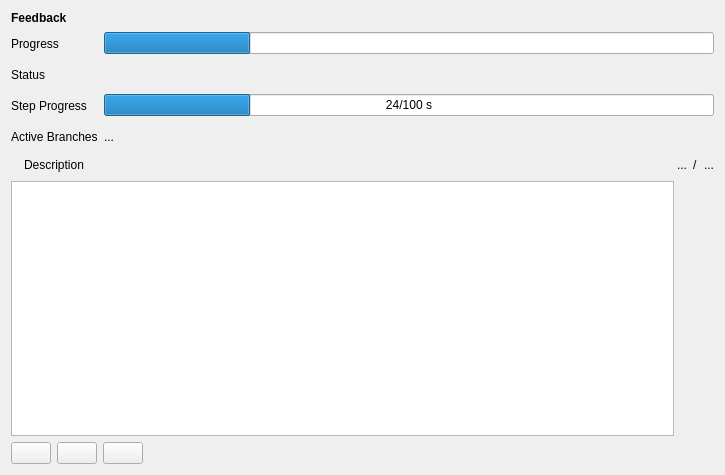
<?xml version="1.0" encoding="UTF-8"?>
<ui version="4.0">
 <class>FreeGaitMonitorPluginWidget</class>
 <widget class="QWidget" name="FreeGaitMonitorPluginWidget">
  <property name="enabled">
   <bool>true</bool>
  </property>
  <property name="geometry">
   <rect>
    <x>0</x>
    <y>0</y>
    <width>725</width>
    <height>475</height>
   </rect>
  </property>
  <property name="windowTitle">
   <string>Free Gait</string>
  </property>
  <layout class="QVBoxLayout" name="verticalLayout" stretch="0,0,0,1,0,0">
   <item>
    <widget class="QLabel" name="label">
     <property name="text">
      <string>&lt;html&gt;&lt;head/&gt;&lt;body&gt;&lt;p&gt;&lt;span style=&quot; font-weight:600;&quot;&gt;Feedback&lt;/span&gt;&lt;/p&gt;&lt;/body&gt;&lt;/html&gt;</string>
     </property>
    </widget>
   </item>
   <item>
    <layout class="QGridLayout" name="gridLayout">
     <item row="0" column="1">
      <widget class="QProgressBar" name="progressBarAll">
       <property name="enabled">
        <bool>true</bool>
       </property>
       <property name="value">
        <number>24</number>
       </property>
       <property name="format">
        <string/>
       </property>
      </widget>
     </item>
     <item row="2" column="1">
      <widget class="QProgressBar" name="progressBarStep">
       <property name="value">
        <number>24</number>
       </property>
       <property name="format">
        <string>%v/%m s</string>
       </property>
      </widget>
     </item>
     <item row="2" column="0">
      <widget class="QLabel" name="label_6">
       <property name="minimumSize">
        <size>
         <width>0</width>
         <height>25</height>
        </size>
       </property>
       <property name="text">
        <string>Step Progress</string>
       </property>
      </widget>
     </item>
     <item row="0" column="0">
      <widget class="QLabel" name="label_2">
       <property name="minimumSize">
        <size>
         <width>0</width>
         <height>25</height>
        </size>
       </property>
       <property name="text">
        <string>Progress</string>
       </property>
      </widget>
     </item>
     <item row="1" column="0">
      <widget class="QLabel" name="label_4">
       <property name="minimumSize">
        <size>
         <width>0</width>
         <height>25</height>
        </size>
       </property>
       <property name="text">
        <string>Status</string>
       </property>
      </widget>
     </item>
     <item row="3" column="0">
      <widget class="QLabel" name="label_8">
       <property name="minimumSize">
        <size>
         <width>0</width>
         <height>25</height>
        </size>
       </property>
       <property name="text">
        <string>Active Branches</string>
       </property>
      </widget>
     </item>
     <item row="1" column="1">
      <widget class="QLabel" name="labelStatus">
       <property name="text">
        <string/>
       </property>
       <property name="pixmap">
        <pixmap resource="resources.qrc">:/icons/16x16/done.svg</pixmap>
       </property>
      </widget>
     </item>
     <item row="3" column="1">
      <layout class="QHBoxLayout" name="horizontalLayout">
       <item>
        <widget class="QLabel" name="labelActiveBranches">
         <property name="text">
          <string>...</string>
         </property>
        </widget>
       </item>
       <item>
        <spacer name="horizontalSpacer_5">
         <property name="orientation">
          <enum>Qt::Horizontal</enum>
         </property>
         <property name="sizeHint" stdset="0">
          <size>
           <width>40</width>
           <height>20</height>
          </size>
         </property>
        </spacer>
       </item>
      </layout>
     </item>
    </layout>
   </item>
   <item>
    <layout class="QHBoxLayout" name="horizontalLayout_4">
     <item>
      <widget class="rqt_free_gait_monitor::ClickableLabel" name="clickableLabelExpandCollapse">
       <property name="text">
        <string/>
       </property>
       <property name="pixmap">
        <pixmap resource="resources.qrc">:/icons/16x16/expand.svg</pixmap>
       </property>
      </widget>
     </item>
     <item>
      <widget class="QLabel" name="label_7">
       <property name="text">
        <string>Description</string>
       </property>
      </widget>
     </item>
     <item>
      <spacer name="horizontalSpacer_7">
       <property name="orientation">
        <enum>Qt::Horizontal</enum>
       </property>
       <property name="sizeHint" stdset="0">
        <size>
         <width>40</width>
         <height>20</height>
        </size>
       </property>
      </spacer>
     </item>
     <item>
      <widget class="QLabel" name="labelStepNumber">
       <property name="text">
        <string>...</string>
       </property>
      </widget>
     </item>
     <item>
      <widget class="QLabel" name="label_9">
       <property name="text">
        <string>/</string>
       </property>
      </widget>
     </item>
     <item>
      <widget class="QLabel" name="labelStepMax">
       <property name="text">
        <string>...</string>
       </property>
      </widget>
     </item>
    </layout>
   </item>
   <item>
    <layout class="QHBoxLayout" name="horizontalLayoutDebug">
     <property name="spacing">
      <number>0</number>
     </property>
     <item>
      <widget class="QTextEdit" name="plainTextEditDescription">
       <property name="font">
        <font>
         <pointsize>8</pointsize>
        </font>
       </property>
       <property name="autoFormatting">
        <set>QTextEdit::AutoAll</set>
       </property>
       <property name="readOnly">
        <bool>true</bool>
       </property>
      </widget>
     </item>
     <item>
      <widget class="QWidget" name="widgetScrollArea" native="true">
       <layout class="QGridLayout" name="gridLayout_3">
        <property name="leftMargin">
         <number>0</number>
        </property>
        <property name="topMargin">
         <number>0</number>
        </property>
        <property name="rightMargin">
         <number>0</number>
        </property>
        <property name="bottomMargin">
         <number>0</number>
        </property>
        <item row="1" column="0">
         <widget class="QPushButton" name="pushButtonGoTop">
          <property name="toolTip">
           <string>Show the first step</string>
          </property>
          <property name="text">
           <string/>
          </property>
          <property name="icon">
           <iconset resource="resources.qrc">
            <normaloff>:/icons/16x16/go-top.svg</normaloff>:/icons/16x16/go-top.svg</iconset>
          </property>
          <property name="flat">
           <bool>true</bool>
          </property>
         </widget>
        </item>
        <item row="0" column="0">
         <spacer name="verticalSpacerDebug1">
          <property name="orientation">
           <enum>Qt::Vertical</enum>
          </property>
          <property name="sizeHint" stdset="0">
           <size>
            <width>0</width>
            <height>0</height>
           </size>
          </property>
         </spacer>
        </item>
        <item row="3" column="0">
         <widget class="QPushButton" name="pushButtonGoDown">
          <property name="text">
           <string/>
          </property>
          <property name="icon">
           <iconset resource="resources.qrc">
            <normaloff>:/icons/16x16/go-down.svg</normaloff>:/icons/16x16/go-down.svg</iconset>
          </property>
          <property name="flat">
           <bool>true</bool>
          </property>
         </widget>
        </item>
        <item row="6" column="0">
         <spacer name="verticalSpacer_2">
          <property name="orientation">
           <enum>Qt::Vertical</enum>
          </property>
          <property name="sizeHint" stdset="0">
           <size>
            <width>0</width>
            <height>0</height>
           </size>
          </property>
         </spacer>
        </item>
        <item row="4" column="0">
         <widget class="QPushButton" name="pushButtonGoBottom">
          <property name="toolTip">
           <string>Show the latest step</string>
          </property>
          <property name="text">
           <string/>
          </property>
          <property name="icon">
           <iconset resource="resources.qrc">
            <normaloff>:/icons/16x16/go-bottom.svg</normaloff>:/icons/16x16/go-bottom.svg</iconset>
          </property>
          <property name="flat">
           <bool>true</bool>
          </property>
         </widget>
        </item>
        <item row="2" column="0">
         <widget class="QPushButton" name="pushButtonGoUp">
          <property name="text">
           <string/>
          </property>
          <property name="icon">
           <iconset resource="resources.qrc">
            <normaloff>:/icons/16x16/go-up.svg</normaloff>:/icons/16x16/go-up.svg</iconset>
          </property>
          <property name="flat">
           <bool>true</bool>
          </property>
         </widget>
        </item>
        <item row="5" column="0">
         <widget class="QPushButton" name="pushButtonDeleteHistory">
          <property name="toolTip">
           <string>Delete history</string>
          </property>
          <property name="text">
           <string/>
          </property>
          <property name="icon">
           <iconset resource="resources.qrc">
            <normaloff>:/icons/16x16/delete.svg</normaloff>:/icons/16x16/delete.svg</iconset>
          </property>
          <property name="flat">
           <bool>true</bool>
          </property>
         </widget>
        </item>
       </layout>
      </widget>
     </item>
    </layout>
   </item>
   <item>
    <spacer name="verticalSpacer">
     <property name="orientation">
      <enum>Qt::Vertical</enum>
     </property>
     <property name="sizeHint" stdset="0">
      <size>
       <width>20</width>
       <height>0</height>
      </size>
     </property>
    </spacer>
   </item>
   <item>
    <layout class="QHBoxLayout" name="horizontalLayout_3">
     <item>
      <widget class="QPushButton" name="pushButtonPlay">
       <property name="text">
        <string/>
       </property>
       <property name="icon">
        <iconset resource="resources.qrc">
         <normaloff>:/icons/16x16/play.svg</normaloff>:/icons/16x16/play.svg</iconset>
       </property>
      </widget>
     </item>
     <item>
      <widget class="QPushButton" name="pushButtonPause">
       <property name="text">
        <string/>
       </property>
       <property name="icon">
        <iconset resource="resources.qrc">
         <normaloff>:/icons/16x16/pause.svg</normaloff>:/icons/16x16/pause.svg</iconset>
       </property>
      </widget>
     </item>
     <item>
      <widget class="QPushButton" name="pushButtonStop">
       <property name="text">
        <string/>
       </property>
       <property name="icon">
        <iconset resource="resources.qrc">
         <normaloff>:/icons/16x16/stop.svg</normaloff>:/icons/16x16/stop.svg</iconset>
       </property>
      </widget>
     </item>
     <item>
      <spacer name="horizontalSpacer_6">
       <property name="orientation">
        <enum>Qt::Horizontal</enum>
       </property>
       <property name="sizeHint" stdset="0">
        <size>
         <width>40</width>
         <height>20</height>
        </size>
       </property>
      </spacer>
     </item>
    </layout>
   </item>
  </layout>
 </widget>
 <customwidgets>
  <customwidget>
   <class>rqt_free_gait_monitor::ClickableLabel</class>
   <extends>QLabel</extends>
   <header>rqt_free_gait_monitor/ClickableLabel.h</header>
  </customwidget>
 </customwidgets>
 <tabstops>
  <tabstop>pushButtonGoTop</tabstop>
  <tabstop>pushButtonGoUp</tabstop>
  <tabstop>pushButtonGoDown</tabstop>
  <tabstop>pushButtonGoBottom</tabstop>
  <tabstop>pushButtonPlay</tabstop>
  <tabstop>pushButtonPause</tabstop>
  <tabstop>pushButtonStop</tabstop>
 </tabstops>
 <resources>
  <include location="resources.qrc"/>
 </resources>
 <connections/>
</ui>
